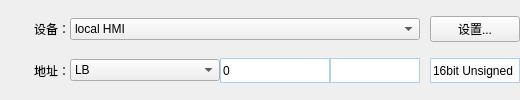
               <widget class="QWidget" name="page_2">
                <layout class="QVBoxLayout" name="verticalLayout_13">
                 <property name="spacing">
                  <number>0</number>
                 </property>
                 <property name="leftMargin">
                  <number>0</number>
                 </property>
                 <property name="topMargin">
                  <number>0</number>
                 </property>
                 <property name="rightMargin">
                  <number>0</number>
                 </property>
                 <property name="bottomMargin">
                  <number>0</number>
                 </property>
                 <item>
                  <layout class="QHBoxLayout" name="horizontalLayout_19">
                   <property name="spacing">
                    <number>0</number>
                   </property>
                   <item>
                    <widget class="QLabel" name="label_24">
                     <property name="minimumSize">
                      <size>
                       <width>70</width>
                       <height>0</height>
                      </size>
                     </property>
                     <property name="maximumSize">
                      <size>
                       <width>70</width>
                       <height>16777215</height>
                      </size>
                     </property>
                     <property name="text">
                      <string>设备：</string>
                     </property>
                     <property name="alignment">
                      <set>Qt::AlignRight|Qt::AlignTrailing|Qt::AlignVCenter</set>
                     </property>
                    </widget>
                   </item>
                   <item>
                    <widget class="QComboBox" name="MultStatusReadDev_2">
                     <property name="minimumSize">
                      <size>
                       <width>350</width>
                       <height>0</height>
                      </size>
                     </property>
                     <item>
                      <property name="text">
                       <string>local HMI</string>
                      </property>
                     </item>
                    </widget>
                   </item>
                   <item>
                    <spacer name="horizontalSpacer_28">
                     <property name="orientation">
                      <enum>Qt::Horizontal</enum>
                     </property>
                     <property name="sizeType">
                      <enum>QSizePolicy::Expanding</enum>
                     </property>
                     <property name="sizeHint" stdset="0">
                      <size>
                       <width>10</width>
                       <height>20</height>
                      </size>
                     </property>
                    </spacer>
                   </item>
                   <item>
                    <widget class="QPushButton" name="MultStatusReadSetButton_2">
                     <property name="minimumSize">
                      <size>
                       <width>90</width>
                       <height>0</height>
                      </size>
                     </property>
                     <property name="maximumSize">
                      <size>
                       <width>90</width>
                       <height>16777215</height>
                      </size>
                     </property>
                     <property name="text">
                      <string>设置...</string>
                     </property>
                    </widget>
                   </item>
                  </layout>
                 </item>
                 <item>
                  <layout class="QHBoxLayout" name="horizontalLayout_20">
                   <property name="spacing">
                    <number>0</number>
                   </property>
                   <item>
                    <widget class="QLabel" name="label_23">
                     <property name="minimumSize">
                      <size>
                       <width>70</width>
                       <height>0</height>
                      </size>
                     </property>
                     <property name="maximumSize">
                      <size>
                       <width>70</width>
                       <height>16777215</height>
                      </size>
                     </property>
                     <property name="text">
                      <string>地址：</string>
                     </property>
                     <property name="alignment">
                      <set>Qt::AlignRight|Qt::AlignTrailing|Qt::AlignVCenter</set>
                     </property>
                    </widget>
                   </item>
                   <item>
                    <widget class="QComboBox" name="MultStatusReadAddr_2">
                     <property name="minimumSize">
                      <size>
                       <width>150</width>
                       <height>0</height>
                      </size>
                     </property>
                     <property name="maximumSize">
                      <size>
                       <width>150</width>
                       <height>16777215</height>
                      </size>
                     </property>
                     <item>
                      <property name="text">
                       <string>LB</string>
                      </property>
                     </item>
                    </widget>
                   </item>
                   <item>
                    <widget class="QLineEdit" name="lineEdit_20">
                     <property name="minimumSize">
                      <size>
                       <width>110</width>
                       <height>25</height>
                      </size>
                     </property>
                     <property name="maximumSize">
                      <size>
                       <width>110</width>
                       <height>25</height>
                      </size>
                     </property>
                     <property name="styleSheet">
                      <string notr="true">
border:1px solid rgba(174,209,239,1);</string>
                     </property>
                     <property name="text">
                      <string>0</string>
                     </property>
                    </widget>
                   </item>
                   <item>
                    <widget class="QLineEdit" name="lineEdit_22">
                     <property name="minimumSize">
                      <size>
                       <width>90</width>
                       <height>9</height>
                      </size>
                     </property>
                     <property name="maximumSize">
                      <size>
                       <width>90</width>
                       <height>25</height>
                      </size>
                     </property>
                     <property name="styleSheet">
                      <string notr="true">
border:1px solid rgba(174,209,239,1);</string>
                     </property>
                    </widget>
                   </item>
                   <item>
                    <spacer name="horizontalSpacer_29">
                     <property name="orientation">
                      <enum>Qt::Horizontal</enum>
                     </property>
                     <property name="sizeType">
                      <enum>QSizePolicy::Fixed</enum>
                     </property>
                     <property name="sizeHint" stdset="0">
                      <size>
                       <width>10</width>
                       <height>20</height>
                      </size>
                     </property>
                    </spacer>
                   </item>
                   <item>
                    <widget class="QLineEdit" name="lineEdit_21">
                     <property name="minimumSize">
                      <size>
                       <width>90</width>
                       <height>25</height>
                      </size>
                     </property>
                     <property name="maximumSize">
                      <size>
                       <width>75</width>
                       <height>25</height>
                      </size>
                     </property>
                     <property name="layoutDirection">
                      <enum>Qt::LeftToRight</enum>
                     </property>
                     <property name="styleSheet">
                      <string notr="true">
border:1px solid rgba(174,209,239,1);</string>
                     </property>
                     <property name="text">
                      <string>16bit Unsigned</string>
                     </property>
                     <property name="alignment">
                      <set>Qt::AlignLeading|Qt::AlignLeft|Qt::AlignVCenter</set>
                     </property>
                    </widget>
                   </item>
                  </layout>
                 </item>
                </layout>
               </widget>
